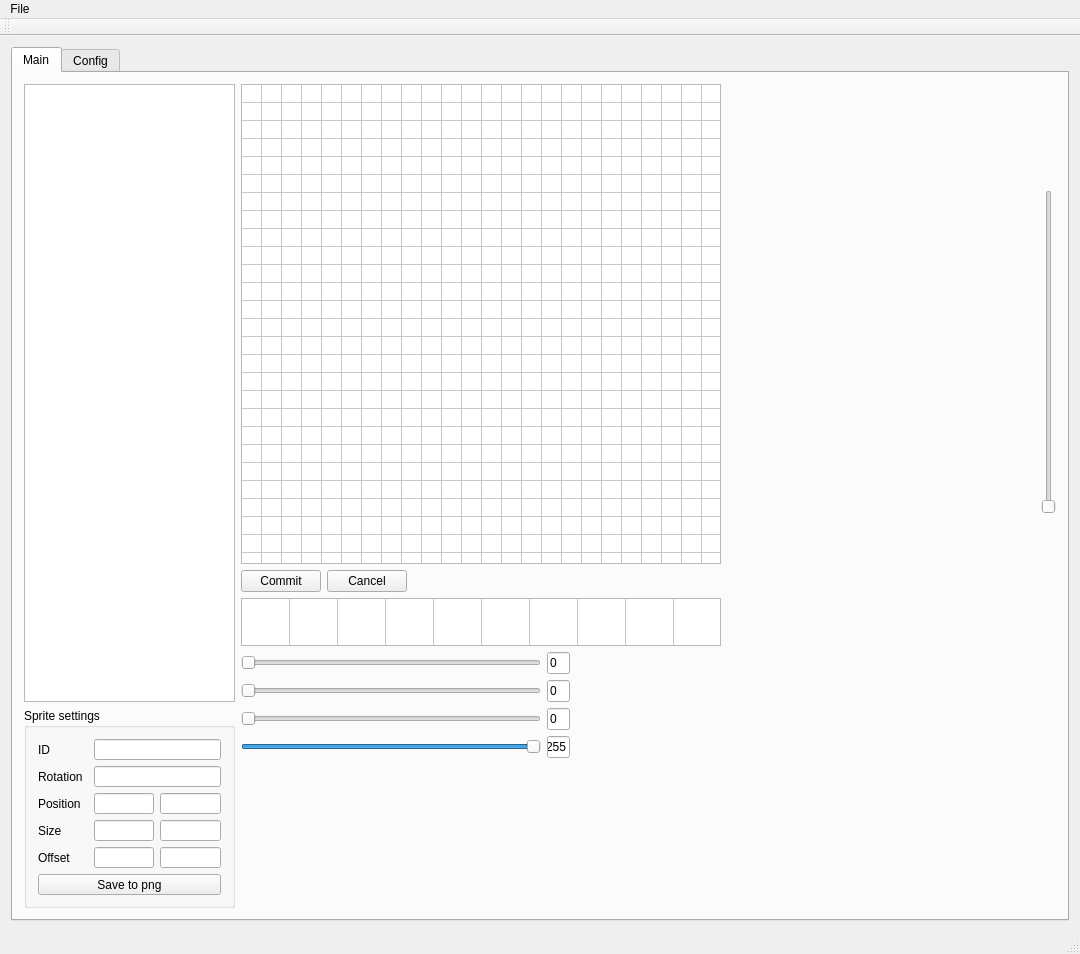
<?xml version="1.0" encoding="UTF-8"?>
<ui version="4.0">
 <class>SpriterClass</class>
 <widget class="QMainWindow" name="SpriterClass">
  <property name="geometry">
   <rect>
    <x>0</x>
    <y>0</y>
    <width>1080</width>
    <height>954</height>
   </rect>
  </property>
  <property name="windowTitle">
   <string>Spriter</string>
  </property>
  <widget class="QWidget" name="centralWidget">
   <layout class="QHBoxLayout" name="horizontalLayout">
    <item>
     <widget class="QTabWidget" name="tabWidget">
      <property name="currentIndex">
       <number>0</number>
      </property>
      <widget class="QWidget" name="tab">
       <attribute name="title">
        <string>Main</string>
       </attribute>
       <layout class="QHBoxLayout" name="horizontalLayout_10">
        <item>
         <layout class="QVBoxLayout" name="verticalLayout_7">
          <property name="rightMargin">
           <number>0</number>
          </property>
          <item>
           <widget class="QTreeWidget" name="treeWidget">
            <property name="columnCount">
             <number>1</number>
            </property>
            <attribute name="headerVisible">
             <bool>false</bool>
            </attribute>
            <attribute name="headerMinimumSectionSize">
             <number>150</number>
            </attribute>
            <column>
             <property name="text">
              <string notr="true">1</string>
             </property>
            </column>
           </widget>
          </item>
          <item>
           <widget class="QGroupBox" name="groupBox">
            <property name="minimumSize">
             <size>
              <width>0</width>
              <height>200</height>
             </size>
            </property>
            <property name="maximumSize">
             <size>
              <width>16777215</width>
              <height>200</height>
             </size>
            </property>
            <property name="title">
             <string>Sprite settings</string>
            </property>
            <layout class="QVBoxLayout" name="verticalLayout_8">
             <item>
              <layout class="QHBoxLayout" name="horizontalLayout_14">
               <item>
                <widget class="QLabel" name="label_2">
                 <property name="minimumSize">
                  <size>
                   <width>50</width>
                   <height>0</height>
                  </size>
                 </property>
                 <property name="text">
                  <string>ID</string>
                 </property>
                </widget>
               </item>
               <item>
                <widget class="QLineEdit" name="lineEditID"/>
               </item>
              </layout>
             </item>
             <item>
              <layout class="QHBoxLayout" name="horizontalLayout_18">
               <property name="bottomMargin">
                <number>0</number>
               </property>
               <item>
                <widget class="QLabel" name="label_6">
                 <property name="minimumSize">
                  <size>
                   <width>50</width>
                   <height>0</height>
                  </size>
                 </property>
                 <property name="text">
                  <string>Rotation</string>
                 </property>
                </widget>
               </item>
               <item>
                <widget class="QLineEdit" name="lineEditRot"/>
               </item>
              </layout>
             </item>
             <item>
              <layout class="QHBoxLayout" name="horizontalLayout_15">
               <item>
                <widget class="QLabel" name="label_3">
                 <property name="minimumSize">
                  <size>
                   <width>50</width>
                   <height>0</height>
                  </size>
                 </property>
                 <property name="text">
                  <string>Position</string>
                 </property>
                </widget>
               </item>
               <item>
                <widget class="QLineEdit" name="lineEditPosX"/>
               </item>
               <item>
                <widget class="QLineEdit" name="lineEditPosY"/>
               </item>
              </layout>
             </item>
             <item>
              <layout class="QHBoxLayout" name="horizontalLayout_16">
               <item>
                <widget class="QLabel" name="label_4">
                 <property name="minimumSize">
                  <size>
                   <width>50</width>
                   <height>0</height>
                  </size>
                 </property>
                 <property name="text">
                  <string>Size</string>
                 </property>
                </widget>
               </item>
               <item>
                <widget class="QLineEdit" name="lineEditSizeX"/>
               </item>
               <item>
                <widget class="QLineEdit" name="lineEditSizeY"/>
               </item>
              </layout>
             </item>
             <item>
              <layout class="QHBoxLayout" name="horizontalLayout_17">
               <item>
                <widget class="QLabel" name="label_5">
                 <property name="minimumSize">
                  <size>
                   <width>50</width>
                   <height>0</height>
                  </size>
                 </property>
                 <property name="text">
                  <string>Offset</string>
                 </property>
                </widget>
               </item>
               <item>
                <widget class="QLineEdit" name="lineEditOffsetX"/>
               </item>
               <item>
                <widget class="QLineEdit" name="lineEditOffsetY"/>
               </item>
              </layout>
             </item>
             <item>
              <spacer name="verticalSpacer_4">
               <property name="orientation">
                <enum>Qt::Vertical</enum>
               </property>
               <property name="sizeHint" stdset="0">
                <size>
                 <width>20</width>
                 <height>40</height>
                </size>
               </property>
              </spacer>
             </item>
             <item>
              <widget class="QPushButton" name="pushButtonSave">
               <property name="text">
                <string>Save to png</string>
               </property>
              </widget>
             </item>
            </layout>
           </widget>
          </item>
         </layout>
        </item>
        <item>
         <layout class="QVBoxLayout" name="verticalLayout">
          <property name="sizeConstraint">
           <enum>QLayout::SetDefaultConstraint</enum>
          </property>
          <property name="bottomMargin">
           <number>20</number>
          </property>
          <item>
           <widget class="QTableWidget" name="tableWidgetSprite">
            <property name="minimumSize">
             <size>
              <width>480</width>
              <height>480</height>
             </size>
            </property>
            <property name="maximumSize">
             <size>
              <width>480</width>
              <height>480</height>
             </size>
            </property>
            <property name="focusPolicy">
             <enum>Qt::NoFocus</enum>
            </property>
            <property name="verticalScrollBarPolicy">
             <enum>Qt::ScrollBarAlwaysOff</enum>
            </property>
            <property name="horizontalScrollBarPolicy">
             <enum>Qt::ScrollBarAlwaysOff</enum>
            </property>
            <property name="editTriggers">
             <set>QAbstractItemView::NoEditTriggers</set>
            </property>
            <property name="selectionMode">
             <enum>QAbstractItemView::NoSelection</enum>
            </property>
            <property name="rowCount">
             <number>32</number>
            </property>
            <property name="columnCount">
             <number>32</number>
            </property>
            <attribute name="horizontalHeaderVisible">
             <bool>false</bool>
            </attribute>
            <attribute name="horizontalHeaderDefaultSectionSize">
             <number>15</number>
            </attribute>
            <attribute name="horizontalHeaderMinimumSectionSize">
             <number>15</number>
            </attribute>
            <attribute name="verticalHeaderVisible">
             <bool>false</bool>
            </attribute>
            <attribute name="verticalHeaderDefaultSectionSize">
             <number>15</number>
            </attribute>
            <attribute name="verticalHeaderMinimumSectionSize">
             <number>15</number>
            </attribute>
            <row/>
            <row/>
            <row/>
            <row/>
            <row/>
            <row/>
            <row/>
            <row/>
            <row/>
            <row/>
            <row/>
            <row/>
            <row/>
            <row/>
            <row/>
            <row/>
            <row/>
            <row/>
            <row/>
            <row/>
            <row/>
            <row/>
            <row/>
            <row/>
            <row/>
            <row/>
            <row/>
            <row/>
            <row/>
            <row/>
            <row/>
            <row/>
            <column/>
            <column/>
            <column/>
            <column/>
            <column/>
            <column/>
            <column/>
            <column/>
            <column/>
            <column/>
            <column/>
            <column/>
            <column/>
            <column/>
            <column/>
            <column/>
            <column/>
            <column/>
            <column/>
            <column/>
            <column/>
            <column/>
            <column/>
            <column/>
            <column/>
            <column/>
            <column/>
            <column/>
            <column/>
            <column/>
            <column/>
            <column/>
           </widget>
          </item>
          <item>
           <layout class="QHBoxLayout" name="horizontalLayout_9">
            <property name="bottomMargin">
             <number>0</number>
            </property>
            <item>
             <widget class="QPushButton" name="pushButtonCommit">
              <property name="text">
               <string>Commit</string>
              </property>
             </widget>
            </item>
            <item>
             <widget class="QPushButton" name="pushButtonCancel">
              <property name="text">
               <string>Cancel</string>
              </property>
             </widget>
            </item>
            <item>
             <spacer name="horizontalSpacer_7">
              <property name="orientation">
               <enum>Qt::Horizontal</enum>
              </property>
              <property name="sizeHint" stdset="0">
               <size>
                <width>40</width>
                <height>20</height>
               </size>
              </property>
             </spacer>
            </item>
           </layout>
          </item>
          <item>
           <widget class="QTableWidget" name="tableWidgetColors">
            <property name="maximumSize">
             <size>
              <width>480</width>
              <height>48</height>
             </size>
            </property>
            <property name="focusPolicy">
             <enum>Qt::NoFocus</enum>
            </property>
            <property name="verticalScrollBarPolicy">
             <enum>Qt::ScrollBarAlwaysOff</enum>
            </property>
            <property name="horizontalScrollBarPolicy">
             <enum>Qt::ScrollBarAlwaysOff</enum>
            </property>
            <property name="editTriggers">
             <set>QAbstractItemView::NoEditTriggers</set>
            </property>
            <property name="selectionMode">
             <enum>QAbstractItemView::NoSelection</enum>
            </property>
            <property name="rowCount">
             <number>1</number>
            </property>
            <property name="columnCount">
             <number>10</number>
            </property>
            <attribute name="horizontalHeaderVisible">
             <bool>false</bool>
            </attribute>
            <attribute name="horizontalHeaderDefaultSectionSize">
             <number>48</number>
            </attribute>
            <attribute name="verticalHeaderVisible">
             <bool>false</bool>
            </attribute>
            <attribute name="verticalHeaderDefaultSectionSize">
             <number>48</number>
            </attribute>
            <attribute name="verticalHeaderMinimumSectionSize">
             <number>48</number>
            </attribute>
            <row/>
            <column/>
            <column/>
            <column/>
            <column/>
            <column/>
            <column/>
            <column/>
            <column/>
            <column/>
            <column/>
           </widget>
          </item>
          <item>
           <layout class="QHBoxLayout" name="horizontalLayout_7">
            <property name="rightMargin">
             <number>0</number>
            </property>
            <item>
             <layout class="QVBoxLayout" name="verticalLayout_3">
              <property name="bottomMargin">
               <number>20</number>
              </property>
              <item>
               <layout class="QHBoxLayout" name="horizontalLayout_2">
                <property name="topMargin">
                 <number>0</number>
                </property>
                <item>
                 <widget class="QSlider" name="sliderR">
                  <property name="minimumSize">
                   <size>
                    <width>300</width>
                    <height>0</height>
                   </size>
                  </property>
                  <property name="maximumSize">
                   <size>
                    <width>300</width>
                    <height>16777215</height>
                   </size>
                  </property>
                  <property name="maximum">
                   <number>255</number>
                  </property>
                  <property name="orientation">
                   <enum>Qt::Horizontal</enum>
                  </property>
                 </widget>
                </item>
                <item>
                 <widget class="QLineEdit" name="lineEditR">
                  <property name="maximumSize">
                   <size>
                    <width>50</width>
                    <height>16777215</height>
                   </size>
                  </property>
                  <property name="text">
                   <string>0</string>
                  </property>
                 </widget>
                </item>
                <item>
                 <spacer name="horizontalSpacer">
                  <property name="orientation">
                   <enum>Qt::Horizontal</enum>
                  </property>
                  <property name="sizeHint" stdset="0">
                   <size>
                    <width>40</width>
                    <height>20</height>
                   </size>
                  </property>
                 </spacer>
                </item>
               </layout>
              </item>
              <item>
               <layout class="QHBoxLayout" name="horizontalLayout_4">
                <item>
                 <widget class="QSlider" name="sliderG">
                  <property name="minimumSize">
                   <size>
                    <width>300</width>
                    <height>0</height>
                   </size>
                  </property>
                  <property name="maximumSize">
                   <size>
                    <width>300</width>
                    <height>16777215</height>
                   </size>
                  </property>
                  <property name="maximum">
                   <number>255</number>
                  </property>
                  <property name="orientation">
                   <enum>Qt::Horizontal</enum>
                  </property>
                 </widget>
                </item>
                <item>
                 <widget class="QLineEdit" name="lineEditG">
                  <property name="maximumSize">
                   <size>
                    <width>50</width>
                    <height>16777215</height>
                   </size>
                  </property>
                  <property name="text">
                   <string>0</string>
                  </property>
                 </widget>
                </item>
                <item>
                 <spacer name="horizontalSpacer_2">
                  <property name="orientation">
                   <enum>Qt::Horizontal</enum>
                  </property>
                  <property name="sizeHint" stdset="0">
                   <size>
                    <width>40</width>
                    <height>20</height>
                   </size>
                  </property>
                 </spacer>
                </item>
               </layout>
              </item>
              <item>
               <layout class="QHBoxLayout" name="horizontalLayout_5">
                <item>
                 <widget class="QSlider" name="sliderB">
                  <property name="minimumSize">
                   <size>
                    <width>300</width>
                    <height>0</height>
                   </size>
                  </property>
                  <property name="maximumSize">
                   <size>
                    <width>300</width>
                    <height>16777215</height>
                   </size>
                  </property>
                  <property name="maximum">
                   <number>255</number>
                  </property>
                  <property name="orientation">
                   <enum>Qt::Horizontal</enum>
                  </property>
                 </widget>
                </item>
                <item>
                 <widget class="QLineEdit" name="lineEditB">
                  <property name="maximumSize">
                   <size>
                    <width>50</width>
                    <height>16777215</height>
                   </size>
                  </property>
                  <property name="text">
                   <string>0</string>
                  </property>
                 </widget>
                </item>
                <item>
                 <spacer name="horizontalSpacer_3">
                  <property name="orientation">
                   <enum>Qt::Horizontal</enum>
                  </property>
                  <property name="sizeHint" stdset="0">
                   <size>
                    <width>40</width>
                    <height>20</height>
                   </size>
                  </property>
                 </spacer>
                </item>
               </layout>
              </item>
              <item>
               <layout class="QHBoxLayout" name="horizontalLayout_6">
                <item>
                 <widget class="QSlider" name="sliderA">
                  <property name="minimumSize">
                   <size>
                    <width>300</width>
                    <height>0</height>
                   </size>
                  </property>
                  <property name="maximumSize">
                   <size>
                    <width>300</width>
                    <height>16777215</height>
                   </size>
                  </property>
                  <property name="maximum">
                   <number>255</number>
                  </property>
                  <property name="value">
                   <number>255</number>
                  </property>
                  <property name="orientation">
                   <enum>Qt::Horizontal</enum>
                  </property>
                 </widget>
                </item>
                <item>
                 <widget class="QLineEdit" name="lineEditA">
                  <property name="maximumSize">
                   <size>
                    <width>50</width>
                    <height>16777215</height>
                   </size>
                  </property>
                  <property name="text">
                   <string>255</string>
                  </property>
                 </widget>
                </item>
                <item>
                 <spacer name="horizontalSpacer_4">
                  <property name="orientation">
                   <enum>Qt::Horizontal</enum>
                  </property>
                  <property name="sizeHint" stdset="0">
                   <size>
                    <width>40</width>
                    <height>20</height>
                   </size>
                  </property>
                 </spacer>
                </item>
               </layout>
              </item>
              <item>
               <spacer name="verticalSpacer_5">
                <property name="orientation">
                 <enum>Qt::Vertical</enum>
                </property>
                <property name="sizeHint" stdset="0">
                 <size>
                  <width>20</width>
                  <height>40</height>
                 </size>
                </property>
               </spacer>
              </item>
             </layout>
            </item>
            <item>
             <layout class="QVBoxLayout" name="verticalLayout_4">
              <property name="rightMargin">
               <number>100</number>
              </property>
              <item>
               <widget class="QLabel" name="labelColor">
                <property name="minimumSize">
                 <size>
                  <width>100</width>
                  <height>100</height>
                 </size>
                </property>
                <property name="text">
                 <string/>
                </property>
               </widget>
              </item>
              <item>
               <spacer name="verticalSpacer">
                <property name="orientation">
                 <enum>Qt::Vertical</enum>
                </property>
                <property name="sizeHint" stdset="0">
                 <size>
                  <width>20</width>
                  <height>40</height>
                 </size>
                </property>
               </spacer>
              </item>
             </layout>
            </item>
            <item>
             <spacer name="horizontalSpacer_5">
              <property name="orientation">
               <enum>Qt::Horizontal</enum>
              </property>
              <property name="sizeHint" stdset="0">
               <size>
                <width>40</width>
                <height>20</height>
               </size>
              </property>
             </spacer>
            </item>
           </layout>
          </item>
         </layout>
        </item>
        <item>
         <layout class="QVBoxLayout" name="verticalLayout_2">
          <property name="rightMargin">
           <number>0</number>
          </property>
          <property name="bottomMargin">
           <number>30</number>
          </property>
          <item>
           <layout class="QHBoxLayout" name="horizontalLayout_8">
            <property name="bottomMargin">
             <number>20</number>
            </property>
            <item>
             <widget class="QLabel" name="labelPreview">
              <property name="minimumSize">
               <size>
                <width>0</width>
                <height>32</height>
               </size>
              </property>
              <property name="text">
               <string/>
              </property>
             </widget>
            </item>
            <item>
             <widget class="QLabel" name="labelPreview2">
              <property name="minimumSize">
               <size>
                <width>0</width>
                <height>64</height>
               </size>
              </property>
              <property name="text">
               <string/>
              </property>
             </widget>
            </item>
            <item>
             <spacer name="horizontalSpacer_6">
              <property name="orientation">
               <enum>Qt::Horizontal</enum>
              </property>
              <property name="sizeHint" stdset="0">
               <size>
                <width>40</width>
                <height>20</height>
               </size>
              </property>
             </spacer>
            </item>
            <item>
             <widget class="QLabel" name="label">
              <property name="minimumSize">
               <size>
                <width>0</width>
                <height>80</height>
               </size>
              </property>
              <property name="text">
               <string/>
              </property>
             </widget>
            </item>
           </layout>
          </item>
          <item>
           <layout class="QHBoxLayout" name="horizontalLayout_11">
            <property name="bottomMargin">
             <number>20</number>
            </property>
            <item>
             <widget class="QLabel" name="label5x5">
              <property name="minimumSize">
               <size>
                <width>240</width>
                <height>240</height>
               </size>
              </property>
              <property name="text">
               <string/>
              </property>
             </widget>
            </item>
            <item>
             <widget class="QSlider" name="sliderLevel">
              <property name="maximum">
               <number>4</number>
              </property>
              <property name="orientation">
               <enum>Qt::Vertical</enum>
              </property>
             </widget>
            </item>
           </layout>
          </item>
          <item>
           <spacer name="verticalSpacer_2">
            <property name="orientation">
             <enum>Qt::Vertical</enum>
            </property>
            <property name="sizeHint" stdset="0">
             <size>
              <width>20</width>
              <height>40</height>
             </size>
            </property>
           </spacer>
          </item>
         </layout>
        </item>
       </layout>
      </widget>
      <widget class="QWidget" name="tab_2">
       <attribute name="title">
        <string>Config</string>
       </attribute>
       <layout class="QHBoxLayout" name="horizontalLayout_12">
        <item>
         <layout class="QVBoxLayout" name="verticalLayout_5">
          <item>
           <layout class="QHBoxLayout" name="horizontalLayout_13">
            <item>
             <widget class="QTableWidget" name="tableWidgetLevelDef">
              <property name="minimumSize">
               <size>
                <width>550</width>
                <height>0</height>
               </size>
              </property>
              <property name="verticalScrollBarPolicy">
               <enum>Qt::ScrollBarAlwaysOff</enum>
              </property>
              <property name="horizontalScrollBarPolicy">
               <enum>Qt::ScrollBarAlwaysOff</enum>
              </property>
              <property name="rowCount">
               <number>10</number>
              </property>
              <property name="columnCount">
               <number>5</number>
              </property>
              <attribute name="horizontalHeaderVisible">
               <bool>false</bool>
              </attribute>
              <attribute name="verticalHeaderVisible">
               <bool>false</bool>
              </attribute>
              <row/>
              <row/>
              <row/>
              <row/>
              <row/>
              <row/>
              <row/>
              <row/>
              <row/>
              <row/>
              <column/>
              <column/>
              <column/>
              <column/>
              <column/>
             </widget>
            </item>
            <item>
             <widget class="QSlider" name="sliderLevelDef">
              <property name="maximum">
               <number>4</number>
              </property>
              <property name="orientation">
               <enum>Qt::Vertical</enum>
              </property>
             </widget>
            </item>
           </layout>
          </item>
          <item>
           <spacer name="verticalSpacer_3">
            <property name="orientation">
             <enum>Qt::Vertical</enum>
            </property>
            <property name="sizeHint" stdset="0">
             <size>
              <width>20</width>
              <height>40</height>
             </size>
            </property>
           </spacer>
          </item>
         </layout>
        </item>
        <item>
         <layout class="QVBoxLayout" name="verticalLayout_6">
          <property name="rightMargin">
           <number>20</number>
          </property>
          <item>
           <spacer name="horizontalSpacer_8">
            <property name="orientation">
             <enum>Qt::Horizontal</enum>
            </property>
            <property name="sizeHint" stdset="0">
             <size>
              <width>40</width>
              <height>20</height>
             </size>
            </property>
           </spacer>
          </item>
         </layout>
        </item>
       </layout>
      </widget>
     </widget>
    </item>
   </layout>
  </widget>
  <widget class="QMenuBar" name="menuBar">
   <property name="geometry">
    <rect>
     <x>0</x>
     <y>0</y>
     <width>1080</width>
     <height>21</height>
    </rect>
   </property>
   <widget class="QMenu" name="menuFile">
    <property name="title">
     <string>File</string>
    </property>
    <addaction name="actionLoad"/>
    <addaction name="actionLoadPNG"/>
    <addaction name="actionSave"/>
   </widget>
   <addaction name="menuFile"/>
  </widget>
  <widget class="QToolBar" name="mainToolBar">
   <attribute name="toolBarArea">
    <enum>TopToolBarArea</enum>
   </attribute>
   <attribute name="toolBarBreak">
    <bool>false</bool>
   </attribute>
  </widget>
  <widget class="QStatusBar" name="statusBar"/>
  <action name="actionLoad">
   <property name="text">
    <string>LoadJSON</string>
   </property>
  </action>
  <action name="actionSave">
   <property name="text">
    <string>Save</string>
   </property>
  </action>
  <action name="actionLoadPNG">
   <property name="text">
    <string>LoadPNG</string>
   </property>
  </action>
 </widget>
 <layoutdefault spacing="6" margin="11"/>
 <resources>
  <include location="Spriter.qrc"/>
 </resources>
 <connections/>
</ui>
